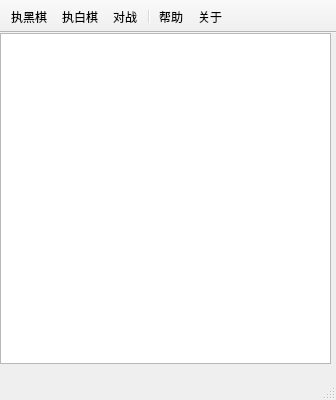
<?xml version="1.0" encoding="UTF-8"?>
<ui version="4.0">
 <class>GomokuClass</class>
 <widget class="QMainWindow" name="GomokuClass">
  <property name="geometry">
   <rect>
    <x>0</x>
    <y>0</y>
    <width>336</width>
    <height>400</height>
   </rect>
  </property>
  <property name="minimumSize">
   <size>
    <width>116</width>
    <height>180</height>
   </size>
  </property>
  <property name="windowTitle">
   <string>五子棋</string>
  </property>
  <widget class="QWidget" name="centralWidget">
   <widget class="QGomokuView" name="graphicsView">
    <property name="geometry">
     <rect>
      <x>0</x>
      <y>0</y>
      <width>331</width>
      <height>331</height>
     </rect>
    </property>
    <property name="verticalScrollBarPolicy">
     <enum>Qt::ScrollBarAlwaysOff</enum>
    </property>
    <property name="horizontalScrollBarPolicy">
     <enum>Qt::ScrollBarAlwaysOff</enum>
    </property>
   </widget>
  </widget>
  <widget class="QToolBar" name="mainToolBar">
   <property name="movable">
    <bool>false</bool>
   </property>
   <property name="floatable">
    <bool>false</bool>
   </property>
   <attribute name="toolBarArea">
    <enum>TopToolBarArea</enum>
   </attribute>
   <attribute name="toolBarBreak">
    <bool>false</bool>
   </attribute>
   <addaction name="action_black"/>
   <addaction name="action_white"/>
   <addaction name="action_duel"/>
   <addaction name="separator"/>
   <addaction name="action_help"/>
   <addaction name="action_about"/>
  </widget>
  <widget class="QStatusBar" name="statusBar"/>
  <action name="action_black">
   <property name="icon">
    <iconset resource="gomoku.qrc">
     <normaloff>:/icon/png/black.png</normaloff>:/icon/png/black.png</iconset>
   </property>
   <property name="text">
    <string>执黑棋</string>
   </property>
   <property name="toolTip">
    <string>执黑棋</string>
   </property>
  </action>
  <action name="action_white">
   <property name="icon">
    <iconset resource="gomoku.qrc">
     <normaloff>:/icon/png/white.png</normaloff>:/icon/png/white.png</iconset>
   </property>
   <property name="text">
    <string>执白棋</string>
   </property>
   <property name="toolTip">
    <string>执白棋</string>
   </property>
  </action>
  <action name="action_duel">
   <property name="icon">
    <iconset resource="gomoku.qrc">
     <normaloff>:/icon/png/duel.png</normaloff>:/icon/png/duel.png</iconset>
   </property>
   <property name="text">
    <string>对战</string>
   </property>
   <property name="toolTip">
    <string>对战</string>
   </property>
  </action>
  <action name="action_help">
   <property name="icon">
    <iconset resource="gomoku.qrc">
     <normaloff>:/icon/png/help.png</normaloff>:/icon/png/help.png</iconset>
   </property>
   <property name="text">
    <string>帮助</string>
   </property>
   <property name="toolTip">
    <string>帮助</string>
   </property>
   <property name="menuRole">
    <enum>QAction::NoRole</enum>
   </property>
  </action>
  <action name="action_about">
   <property name="icon">
    <iconset resource="gomoku.qrc">
     <normaloff>:/icon/png/about.png</normaloff>:/icon/png/about.png</iconset>
   </property>
   <property name="text">
    <string>关于</string>
   </property>
   <property name="toolTip">
    <string>关于</string>
   </property>
   <property name="menuRole">
    <enum>QAction::NoRole</enum>
   </property>
  </action>
 </widget>
 <layoutdefault spacing="6" margin="11"/>
 <customwidgets>
  <customwidget>
   <class>QGomokuView</class>
   <extends>QGraphicsView</extends>
   <header location="global">qgomokuview.h</header>
  </customwidget>
 </customwidgets>
 <resources>
  <include location="gomoku.qrc"/>
 </resources>
 <connections/>
</ui>
